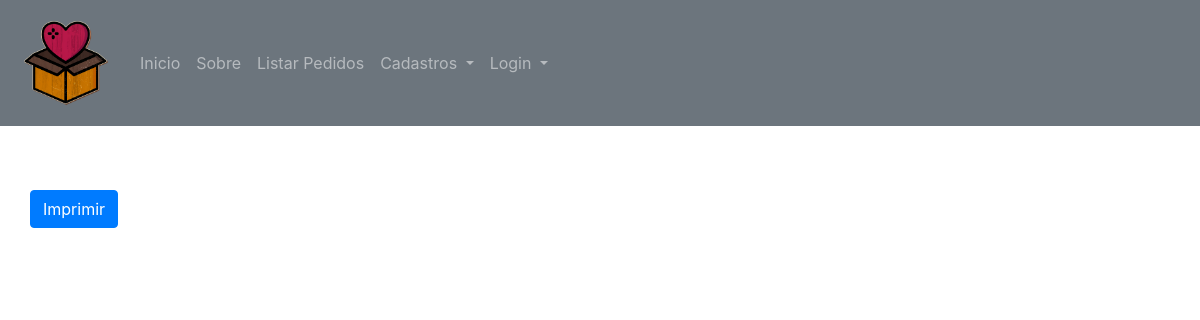
/confirmar/entrega/, run on an earlier commit of the app's database.
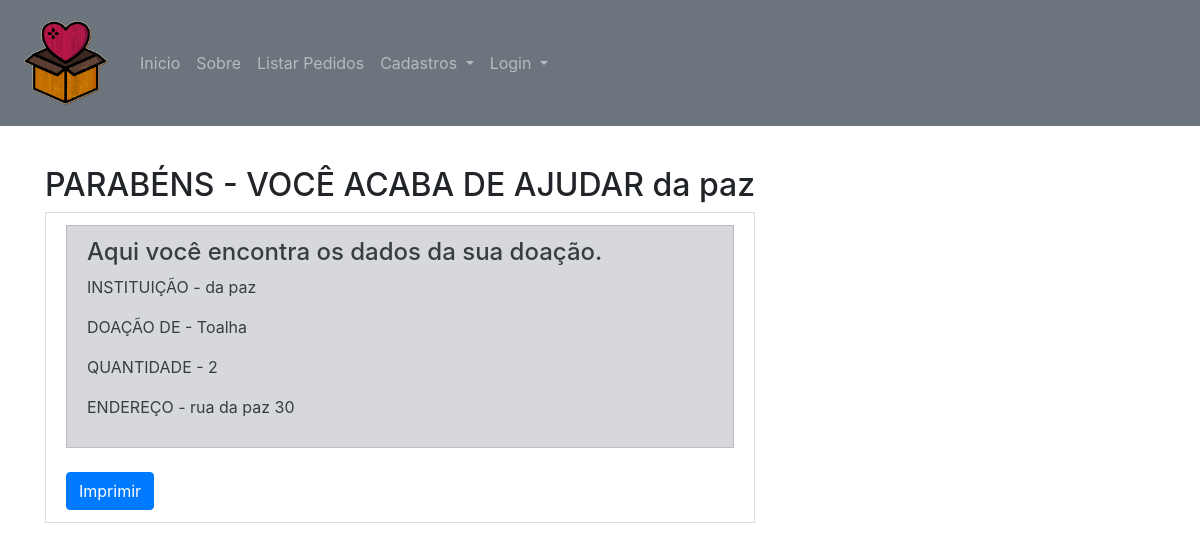
And on a later commit of the database.
### doacao/models.py (models this page shows, shortened)
class Produto(models.Model):
   nome = models.CharField(max_length = 100, verbose_name="Nome do Produto")
   quantidade = models.IntegerField(verbose_name="Quantidade")
   instituicao = models.ForeignKey(Instituicao, on_delete=models.CASCADE)

class Instituicao(models.Model):
   nome = models.CharField(max_length = 100, verbose_name="Nome da Instituição")
   email = models.CharField(max_length= 100, verbose_name="e-mail")
   endereco = models.CharField(max_length= 255,verbose_name="Endereço")

### doacao/views.py (the view)
# urls.py: path('confirmar/entrega/', EntregaList.as_view(), name="confirmar-entrega"),
class EntregaList(ListView):
   model = Produto
   template_name = 'entrega.html'
   paginate_by = 1

### doacao/templates/entrega.html
{% extends 'base.html' %}
{% load static %}
{% load crispy_forms_tags %}
{% block conteudo %}
    {% for produto in object_list %}
    <div class="container">
        <h2>PARABÉNS - VOCÊ ACABA DE AJUDAR {{produto.instituicao.nome}}</h2>
        <div class="list-group-item list-group-item-action">
          <a href="#" class="list-group-item list-group-item-action list-group-item-secondary ">
            <h4 class="list-group-item-heading">Aqui você encontra os dados da sua doação.</h4>
            <p class="list-group-item-text">INSTITUIÇÃO - {{produto.instituicao.nome}}</p>
            <p class="list-group-item-text">DOAÇÃO DE  - {{produto.nome}}</p>
            <p class="list-group-item-text">QUANTIDADE - {{produto.quantidade}}</p>
            <p class="list-group-item-text">ENDEREÇO - {{produto.instituicao.endereco}}</p>
          </a>
    {% endfor %}
    <br>
    <button type="submit" class="btn btn-primary">
      Imprimir
</button>
{% endblock %}

What changed in the data, as far as the page shows it:
added Produto: instituicao.nome "da paz", nome "Toalha", quantidade "2", instituicao.endereco "rua da paz 30"
